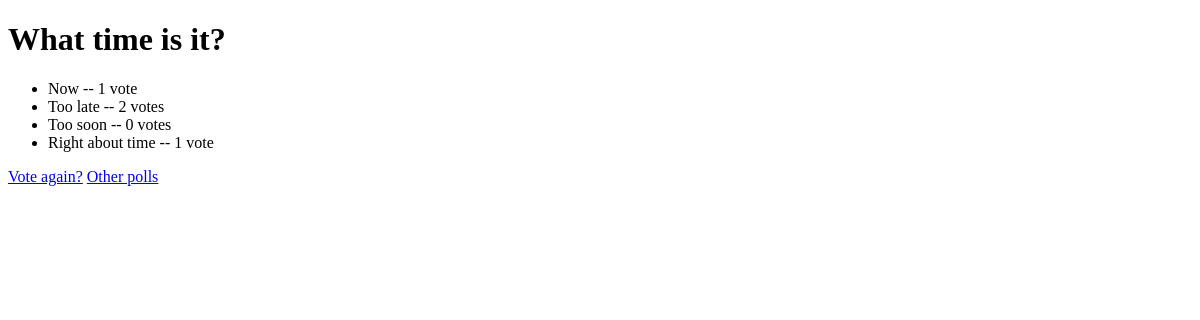
The page /polls/2/results/ on the database as committed earlier.
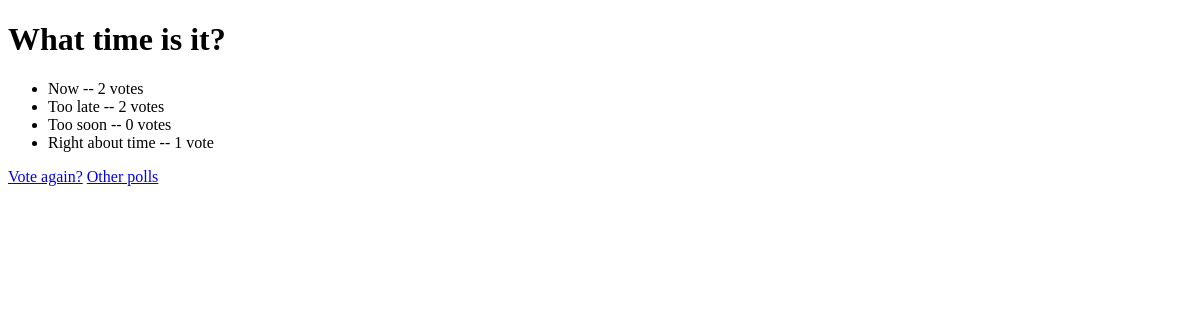
The same page on the database as committed later.
### polls/models.py (models this page shows, shortened)
class Choice(models.Model):
    question = models.ForeignKey(Question, on_delete=models.CASCADE)
    choice_text = models.CharField(max_length=200)
    votes = models.IntegerField(default=0)

### polls/views.py (the view)
class ResultsView(generic.DetailView):
    model = Question
    template_name = "polls/results.html"
    def get_queryset(self):
        return Question.objects.filter(pub_date__lte=timezone.now())

### polls/templates/polls/results.html (shortened to what this page needs)
<!DOCTYPE html>
<html lang="en">
<head>
</head>
<body>
    <h1>{{ question.question_text }}</h1>
    <ul>
        {% for choice in question.choice_set.all %}
        <li>{{ choice.choice_text }} -- {{ choice.votes }} vote{{ choice.votes|pluralize }}</li>
        {% endfor %}
    </ul>
    <a href="{% url 'polls:detail' question.id %}">Vote again?</a>
    <a href="{% url 'polls:index' %}">Other polls</a>
</body>
</html>

Rows that differ between the two databases and show on the page:
changed Choice "Now": votes "1" → "2"
